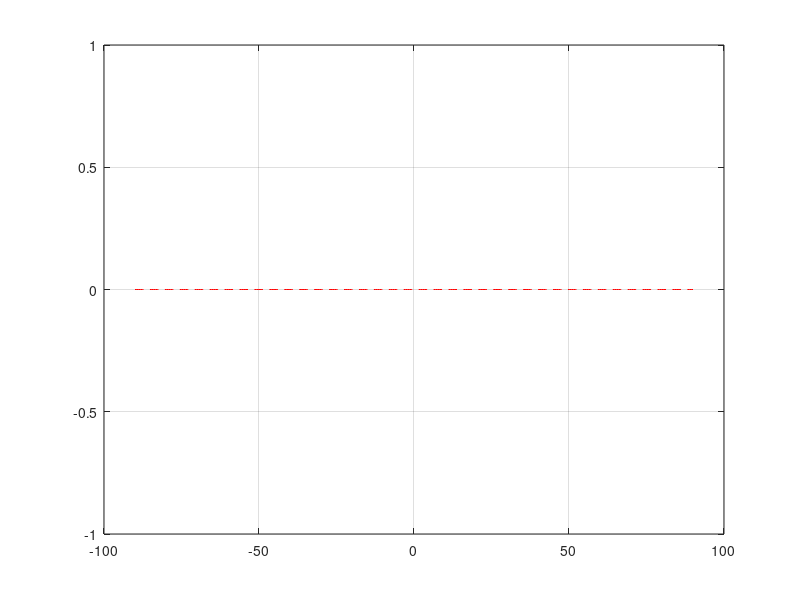

Reproduce this figure in MATLAB. (Note: this script raises an error after producing the figure.)
load('beam_pattern_combined_data.mat');
load('sub_band_beampattern_data.mat');

B = 2^7;
Theta_fbst = zeros(2*B+1,1);
idx = 240;%randi(B,1);
for i=1:2*B+1
    Theta_fbst(i) = asin((i-1-B)/B);
end
theta = Theta_fbst(idx);%Theta(idx); 

theta_beam = linspace(-pi/2,pi/2,300);
theta_beam_zoomed = linspace(theta - 0.05,theta + 0.05, 50);

figure(1)
p0 = plot(rad2deg(theta_beam),zeros(length(theta_beam),1),'r--');
hold on
grid on
p2 = plot(rad2deg(theta_beam),db(beam_pattern_fast_ds),'Color',[0 0 1 0.6]);
hold on
grid on
p3 = plot(rad2deg(theta_beam),db(beam_pattern_ds),'Color',[0 1 0 0.4]);
hold on
grid on
p4 = plot(rad2deg(theta_beam),db(beam_pattern_subBand),'Color',[1 0 1 0.3]);
hold on
grid on
p1 = plot(rad2deg(theta_beam),db(beam_pattern_fbst),'Color',[0 0 0 0.5]);
xlabel('$\theta$ (degrees)','Interpreter','latex','FontSize',12)
ylabel('Response(dB)','Interpreter','latex','FontSize',12)

% legendHandles = [repmat(p0,50,1), p1, p2];
% legendLabels = {'Distortionless response','No Nulling', 'Projection Nulling'};
% lgd = legend(legendHandles, legendLabels);
% 
% legendChildren = findobj(lgd, 'Type', 'Line');
% set(legendChildren, 'LineWidth', 2); % Set solid lines for legend
% Dummy plots for solid legend entries with different styles
legend_p0 = plot(-1, -1, 'r--', 'LineWidth', 2);  % Solid red
legend_p1 = plot(-1, -1, 'k-', 'LineWidth', 2); % Dashed blue
legend_p2 = plot(-1, -1, 'b-', 'LineWidth', 2); % Dashed blue
legend_p3 = plot(-1, -1, 'g-', 'LineWidth', 2); % Dashed blue
legend_p4 = plot(-1, -1, '-', 'LineWidth', 2,'Color',[1 0 1 1]); % Dashed blue

% Legend
legend([legend_p0, legend_p1, legend_p2, legend_p3, legend_p4], {'Distortionless response', 'FBST', 'FDS (R=16)', 'DS (R=16)', 'Sub-Band Processing'},'location','northwest','Interpreter','latex','FontSize',12);
% legend({'Distortionless response','No Nulling', 'Projection Nulling'},'location','northwest','Interpreter','latex')
xlim([-90,90])
ylim([-45,.5])

% First Inset
ax1 = axes('Position', [0.55, 0.7, 0.2, 0.2]); % [x, y, width, height]
box on;
plot(rad2deg(theta_beam_zoomed(15:end-15)),zeros(length(theta_beam_zoomed(15:end-15)),1),'r--');
hold on;
plot(rad2deg(theta_beam_zoomed(15:end-15)), db(beam_pattern_fbst_zoomed(1:10,15:end-15)), 'Color',[0 0 0 1], 'LineWidth', 1);
hold on
plot(rad2deg(theta_beam_zoomed(15:end-15)), db(beam_pattern_subBand_zoomed(1:5,15:end-15)), 'Color',[1 0 1 0.7],'LineWidth',1);
hold on
plot(rad2deg(theta_beam_zoomed(15:end-15)), db(beam_pattern_fast_ds_zoomed(1:5,15:end-15)), 'Color',[0 0 1 0.45],'LineWidth',1);
y1 = ylim;
ylim([y1(1), 1.5]);
set(gca, 'YTick', []);
exportgraphics(gcf, 'ula_beam_pattern_combined_subband.pdf', 'ContentType', 'vector');
